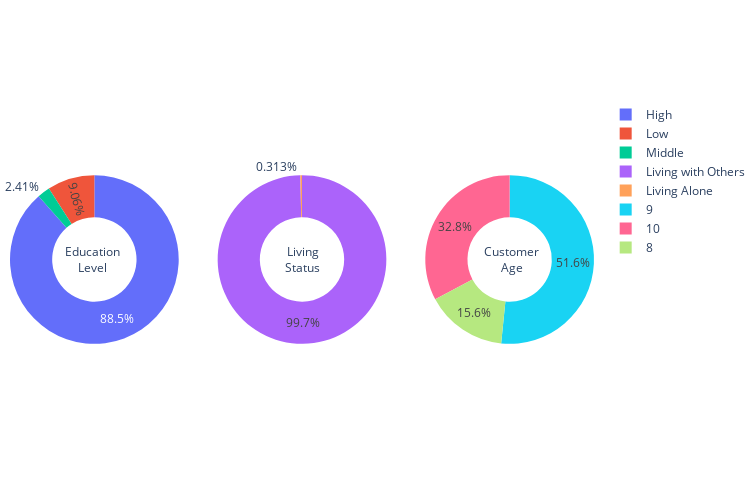

Notebook code cell kept with this figure:
### Code cell
fig = make_subplots(rows=1, cols=3, specs=[
                    [{"type": "pie"}, {"type": "pie"}, {"type": "pie"}]])

fig.update_layout(
    width=750,
    height=500,
    autosize=False,
    margin=dict(t=100, b=0, l=0, r=0),
    annotations=[dict(text='Education<br>Level', x=0.09, y=0.5, font_size=12, showarrow=False),
                 dict(text='Living<br>Status', x=0.50,
                      y=0.5, font_size=12, showarrow=False),
                 dict(text='Customer<br>Age', x=0.91, y=0.5, font_size=12, showarrow=False)]
)

for idx, col in enumerate(['Education_Level', 'Living_Status', 'Cust_Age']):
    fig.add_trace(go.Pie(
        values=data[col].value_counts().values,
        labels=data[col].value_counts().index,
        hole=0.5,
        hovertemplate="%{label} <br>Value: %{value}<extra></extra>",
        name=col),
        row=1, col=idx+1)

fig.show()

### Figure 1 — Plotly figure (JSON) as saved in the notebook; plotly's stock layout.template omitted (floating-point values rounded to 4 significant figures)
{"data": [{"domain": {"x": [0, 0.2889], "y": [0, 1]}, "hole": 0.5, "hovertemplate": "%{label} <br>Value: %{value}<extra></extra>", "labels": ["High", "Low", "Middle"], "name": "Education_Level", "type": "pie", "values": [1983, 203, 54]}, {"domain": {"x": [0.3556, 0.6444], "y": [0, 1]}, "hole": 0.5, "hovertemplate": "%{label} <br>Value: %{value}<extra></extra>", "labels": ["Living with Others", "Living Alone"], "name": "Living_Status", "type": "pie", "values": [2233, 7]}, {"domain": {"x": [0.7111, 1], "y": [0, 1]}, "hole": 0.5, "hovertemplate": "%{label} <br>Value: %{value}<extra></extra>", "labels": [9, 10, 8], "name": "Cust_Age", "type": "pie", "values": [1156, 735, 349]}], "layout": {"annotations": [{"font": {"size": 12}, "showarrow": false, "text": "Education<br>Level", "x": 0.09, "y": 0.5}, {"font": {"size": 12}, "showarrow": false, "text": "Living<br>Status", "x": 0.5, "y": 0.5}, {"font": {"size": 12}, "showarrow": false, "text": "Customer<br>Age", "x": 0.91, "y": 0.5}], "autosize": false, "height": 500, "margin": {"b": 0, "l": 0, "r": 0, "t": 100}, "width": 750}}
